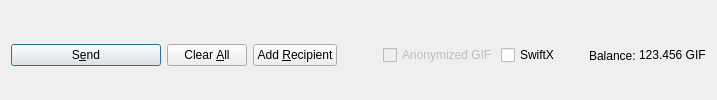
         <widget class="QFrame" name="frame_Send">
          <layout class="QHBoxLayout" name="horizontalLayout">
           <property name="bottomMargin">
            <number>0</number>
           </property>
           <item>
            <widget class="QPushButton" name="sendButton">
             <property name="minimumSize">
              <size>
               <width>150</width>
               <height>0</height>
              </size>
             </property>
             <property name="toolTip">
              <string>Confirm the send action</string>
             </property>
             <property name="text">
              <string>S&amp;end</string>
             </property>
             <property name="icon">
              <iconset resource="../tgifglobal.qrc">
               <normaloff>:/icons/send</normaloff>:/icons/send</iconset>
             </property>
             <property name="autoDefault">
              <bool>false</bool>
             </property>
             <property name="default">
              <bool>true</bool>
             </property>
            </widget>
           </item>
           <item>
            <widget class="QPushButton" name="clearButton">
             <property name="sizePolicy">
              <sizepolicy hsizetype="Minimum" vsizetype="Fixed">
               <horstretch>0</horstretch>
               <verstretch>0</verstretch>
              </sizepolicy>
             </property>
             <property name="toolTip">
              <string>Clear all fields of the form.</string>
             </property>
             <property name="text">
              <string>Clear &amp;All</string>
             </property>
             <property name="icon">
              <iconset resource="../tgifglobal.qrc">
               <normaloff>:/icons/remove</normaloff>:/icons/remove</iconset>
             </property>
             <property name="autoDefault">
              <bool>false</bool>
             </property>
            </widget>
           </item>
           <item>
            <widget class="QPushButton" name="addButton">
             <property name="toolTip">
              <string>Send to multiple recipients at once</string>
             </property>
             <property name="text">
              <string>Add &amp;Recipient</string>
             </property>
             <property name="icon">
              <iconset resource="../tgifglobal.qrc">
               <normaloff>:/icons/add</normaloff>:/icons/add</iconset>
             </property>
             <property name="autoDefault">
              <bool>false</bool>
             </property>
            </widget>
           </item>
           <item>
            <spacer name="horizontalSpacer">
             <property name="orientation">
              <enum>Qt::Horizontal</enum>
             </property>
             <property name="sizeHint" stdset="0">
              <size>
               <width>40</width>
               <height>20</height>
              </size>
             </property>
            </spacer>
           </item>
           <item>
            <layout class="QHBoxLayout" name="horizontalLayout_2">
             <property name="spacing">
              <number>3</number>
             </property>
             <item>
              <widget class="QCheckBox" name="checkzGIF">
               <property name="enabled">
                <bool>false</bool>
               </property>
               <property name="text">
                <string>Anonymized GIF</string>
               </property>
              </widget>
             </item>
             <item>
              <widget class="QCheckBox" name="checkSwiftTX">
               <property name="enabled">
                <bool>true</bool>
               </property>
               <property name="minimumSize">
                <size>
                 <width>85</width>
                 <height>0</height>
                </size>
               </property>
               <property name="text">
                <string>SwiftX</string>
               </property>
              </widget>
             </item>
             <item>
              <widget class="QLabel" name="label">
               <property name="text">
                <string>Balance:</string>
               </property>
              </widget>
             </item>
             <item>
              <widget class="QLabel" name="labelBalance">
               <property name="sizePolicy">
                <sizepolicy hsizetype="Preferred" vsizetype="Fixed">
                 <horstretch>0</horstretch>
                 <verstretch>0</verstretch>
                </sizepolicy>
               </property>
               <property name="cursor">
                <cursorShape>IBeamCursor</cursorShape>
               </property>
               <property name="text">
                <string notr="true">123.456 GIF</string>
               </property>
               <property name="textInteractionFlags">
                <set>Qt::LinksAccessibleByMouse|Qt::TextSelectableByKeyboard|Qt::TextSelectableByMouse</set>
               </property>
              </widget>
             </item>
            </layout>
           </item>
          </layout>
         </widget>
